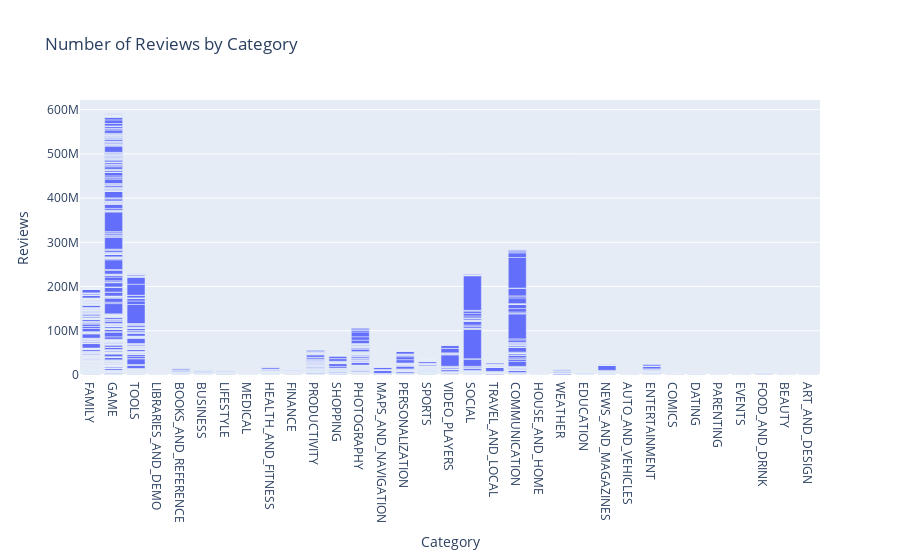

Notebook source saved alongside this figure:
### Markdown cell above
## 5.0.9 How does the number of reviews vary across different categories?

### Code cell
# Visual representation to see the relationship between category and number of reviews - bar chart
fig = px.bar(df, x='Category', y='Reviews', title='Number of Reviews by Category')
fig.show()

### Figure 1 — Plotly figure (JSON) as saved in the notebook; plotly's stock layout.template omitted (floating-point values rounded to 4 significant figures; data arrays with more than 128 entries replaced by an {"elided": "..."} marker saying what was removed)
{"data": [{"alignmentgroup": "True", "hovertemplate": "Category=%{x}<br>Reviews=%{y}<extra></extra>", "legendgroup": "", "marker": {"color": "#636efa", "pattern": {"shape": ""}}, "name": "", "offsetgroup": "", "orientation": "v", "showlegend": false, "textposition": "auto", "type": "bar", "x": {"elided": "8196 str values"}, "xaxis": "x", "y": {"elided": "8196 int values"}, "yaxis": "y"}], "layout": {"barmode": "relative", "legend": {"tracegroupgap": 0}, "title": {"text": "Number of Reviews by Category"}, "xaxis": {"anchor": "y", "domain": [0, 1], "title": {"text": "Category"}}, "yaxis": {"anchor": "x", "domain": [0, 1], "title": {"text": "Reviews"}}}}
